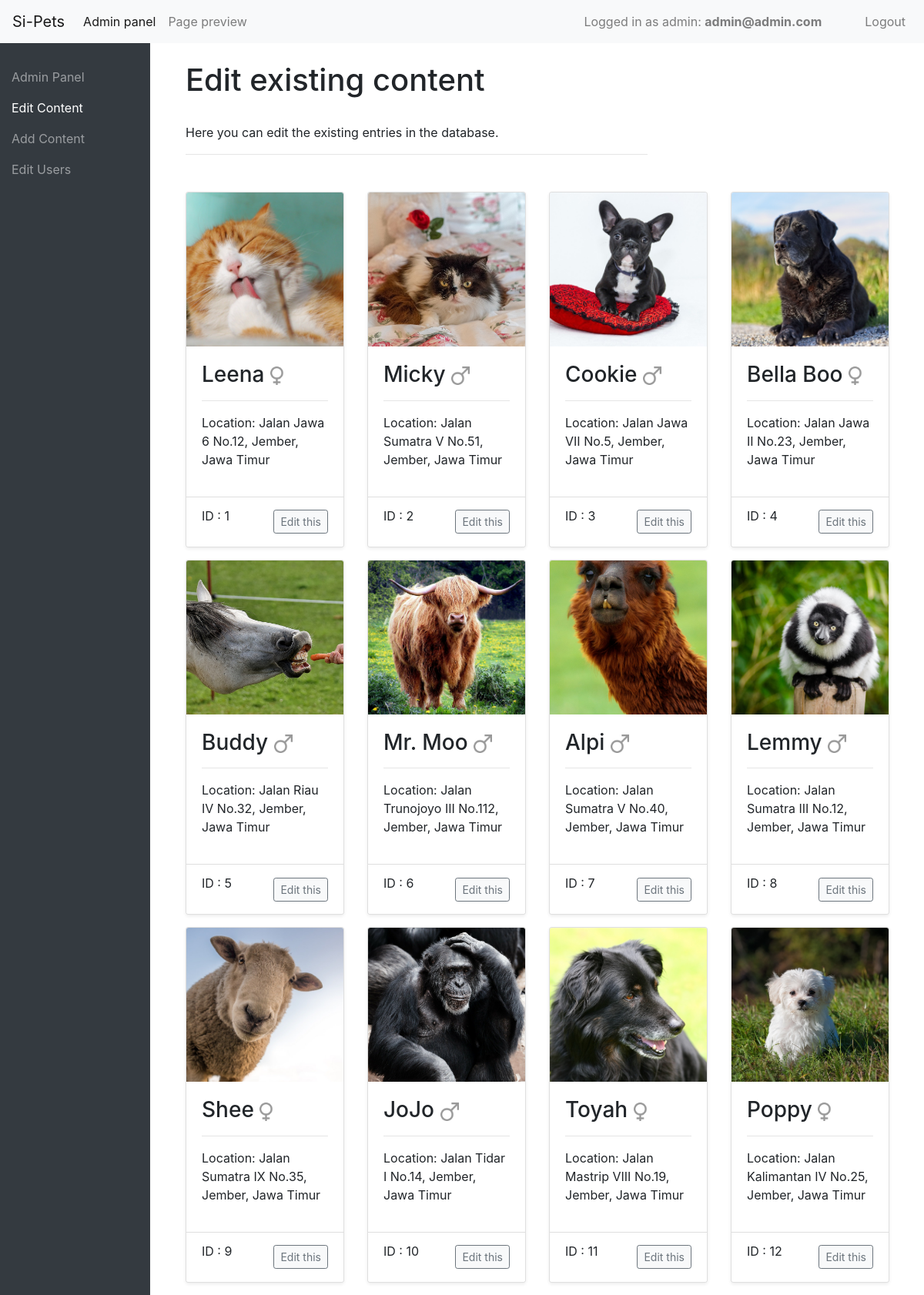
The page /edit_index.php (signed in) on the database its author committed.
### tables this page shows
CREATE TABLE `users` (
  `id` int(11) NOT NULL,
  `username` varchar(30) NOT NULL,
  `useremail` varchar(60) NOT NULL,
  `userpass` varchar(225) NOT NULL,
  `status` enum('user','admin','superadmin') NOT NULL DEFAULT 'user'
);

CREATE TABLE `animals` (
  `id` int(11) NOT NULL,
  `name` varchar(50) NOT NULL,
  `date_of_birth` date NOT NULL,
  `image` varchar(250) NOT NULL DEFAULT 'placeholder.jpg',
  `size` enum('small','large') NOT NULL,
  `type` varchar(50) NOT NULL,
  `location` varchar(250) NOT NULL,
  `gender` enum('female','male') NOT NULL,
  `description` varchar(6000) DEFAULT NULL,
  `hobbies` varchar(250) DEFAULT NULL
);

### edit_index.php (the view, shortened to what this page needs)
<?php
require_once 'php_actions/db_connect.php';
$loggedAdmin = false;
if (isset($_SESSION["admin"])) {
    $loggedAdmin = true;
}
$loggedIn = $loggedAdmin;
if ($loggedAdmin) {
    $res = mysqli_query($conn, "SELECT * FROM adopsi_binatang.users WHERE id=" . $_SESSION['admin']);
    $userRow = mysqli_fetch_array($res, MYSQLI_ASSOC);
} else{};
$resultAnimals = mysqli_query($conn, "Select * from adopsi_binatang.animals");
?>
    <!doctype html>
    <html lang="en">
    <head>
        <link rel="stylesheet" href="https://stackpath.bootstrapcdn.com/bootstrap/4.5.0/css/bootstrap.min.css"
>
        <link rel="stylesheet" href="style/main.css">
        <link rel="stylesheet" href="style/admin.css">
    </head>
    <body>
    <nav class="navbar sticky-top navbar-expand-lg navbar-light bg-light">
        <a class="navbar-brand" href="index.php">Si-Pets</a>
        <div class="collapse navbar-collapse" id="navbarNavDropdown">
            <ul class="navbar-nav mr-auto mt-2 mt-lg-0">
                <li class="nav-item active">
                    <a class="nav-link" href="admin.php">Admin panel<span class="sr-only">(current)</span></a>
                </li>
                <li class="nav-item">
                    <a class="nav-link" href="index.php">Page preview</a>
                </li>
            </ul>
            <?php if ($loggedAdmin) : ?>
                <span class="navbar-text text-right mr-5">Logged in as admin: <b><?php echo $userRow['useremail']; ?></b></span>
            <?php endif; ?>
            <ul class="navbar-nav">
                <?php if (!$loggedIn) : ?>
                    <li class="nav-item">
                        <a class="nav-item nav-link" href="login.php">Login</a>
                    </li>
                <?php else: ?>
                    <li class="nav-item">
                        <a class="nav-item nav-link mr-auto text-right" href="logout.php?logout">Logout</a>
                    </li>
                <?php endif; ?>
            </ul>
        </div>
    </nav>
    <div class="row col-12">
        <nav class="sidebar-menu col-md-2 navbar-dark bg-dark pt-4">
            <ul class="navbar-nav">
                <li class="nav-item">
                    <a class="nav-item nav-link" href="admin.php">Admin Panel</a>
                </li>
                <li class="nav-item">
                    <a class="nav-item nav-link active" href="edit_index.php">Edit Content</a>
                </li>
                <li class="nav-item">
                    <a class="nav-item nav-link" href="add_animals.php">Add Content</a>
                </li>
                <li class="nav-item">
                    <a class="nav-item nav-link" href="edit_users.php">Edit Users</a>
                </li>
            </ul>
        </nav>
        <div class="col-md-10 pt-4 mx-auto">
            <div class="col-md-8 ml-3">
                <h1>Edit existing content</h1>
                <br>
                <p>Here you can edit the existing entries in the database.</p>
                <hr>
            </div>
            <div class="row ml-3 mt-5">
                <?php
                if ($resultAnimals->num_rows == 0) {
                    echo "Sorry, there is nothing in the database";
                    } else {
                        $rows = $resultAnimals->fetch_all(MYSQLI_ASSOC);
                        foreach ($rows as $value) {
                            $id = $value["id"];
                            $name = $value["name"];
                            $image = $value["image"];
                            $location = $value["location"];
                            $gender = $value["gender"];
                            ?>
                            <div class="col-md-5 col-xl-3 box card-group">
                                <div class="mb-3 card shadow-sm">
                                    <img src="<?= "upload/" . $image ?>" class="card-img-top"
                                         alt="<?= $name ?> image">
                                    <div class="card-body">
                                        <h3 class="card-title">
                                            <?= $name; ?>
                                            <?php if ($gender == "female") : ?>
                                                <img src="media/female.png" class="logo" alt="female">
                                            <?php endif; ?>
                                            <?php if ($gender == "male") : ?>
                                                <img src="media/male.png" class="logo" alt="male">
                                            <?php endif; ?>
                                        </h3>
                                        <hr>
                                        <p>Location: <?= $location ?></p>
                                    </div>
                                    <div class="card-footer d-flex justify-content-between align-items-center">
                                        <p>ID : <?= $id ?></p>
                                        <a href="edit_animals.php?id=<?= $id ?>">
                                            <button class="btn btn-light btn-outline-secondary btn-sm">Edit this
                                            </button>
                                        </a>
                                    </div>
                                </div>
                            </div>
                            <?php
                        }
                    }
                    ?>
                </div>
            </div>
        </div>
    </body>
    </html>

### style/main.css (style rules this page uses)
img { width: 100%; }
.logo { height: 1.5rem; width: 1.5rem; opacity: 0.4; }
li { margin: auto 0; }
.card-img-top { height: 35vh; object-fit: cover; object-position: center; }
.card-footer { background-color: white; }

### style/admin.css (style rules this page uses)
@media (min-width: 768px) { .sidebar-menu { min-height: 94vh; } }
.card-img-top { height: 25vh; object-fit: cover; object-position: center; }

### rows shown on the page
users: useremail "admin@admin.com"
animals: image (picture), name "Leena", location "Jalan Jawa 6 No.12, Jember, Jawa Timur", id "1"
animals: image (picture), name "Micky", location "Jalan Sumatra V No.51, Jember, Jawa Timur", id "2"
animals: image (picture), name "Cookie", location "Jalan Jawa VII No.5, Jember, Jawa Timur", id "3"
animals: image (picture), name "Bella Boo", location "Jalan Jawa II No.23, Jember, Jawa Timur", id "4"
animals: image (picture), name "Buddy", location "Jalan Riau IV No.32, Jember, Jawa Timur", id "5"
animals: image (picture), name "Mr. Moo", location "Jalan Trunojoyo III No.112, Jember, Jawa Timur", id "6"
animals: image (picture), name "Alpi", location "Jalan Sumatra V No.40, Jember, Jawa Timur", id "7"
animals: image (picture), name "Lemmy", location "Jalan Sumatra III No.12, Jember, Jawa Timur", id "8"
animals: image (picture), name "Shee", location "Jalan Sumatra IX No.35, Jember, Jawa Timur", id "9"
animals: image (picture), name "JoJo", location "Jalan Tidar I No.14, Jember, Jawa Timur", id "10"
animals: image (picture), name "Toyah", location "Jalan Mastrip VIII No.19, Jember, Jawa Timur", id "11"
animals: image (picture), name "Poppy", location "Jalan Kalimantan IV No.25, Jember, Jawa Timur", id "12"
